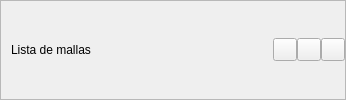
             <widget class="QFrame" name="frame_meshSubTitle2">
              <property name="frameShape">
               <enum>QFrame::Shape::StyledPanel</enum>
              </property>
              <property name="frameShadow">
               <enum>QFrame::Shadow::Raised</enum>
              </property>
              <layout class="QHBoxLayout" name="horizontalLayout_7">
               <property name="spacing">
                <number>0</number>
               </property>
               <property name="leftMargin">
                <number>10</number>
               </property>
               <property name="topMargin">
                <number>0</number>
               </property>
               <property name="rightMargin">
                <number>0</number>
               </property>
               <property name="bottomMargin">
                <number>0</number>
               </property>
               <item>
                <widget class="QLabel" name="label_cardMeshSubTitle2">
                 <property name="minimumSize">
                  <size>
                   <width>262</width>
                   <height>0</height>
                  </size>
                 </property>
                 <property name="text">
                  <string>Lista de mallas</string>
                 </property>
                 <property name="QLabelStyle" stdset="0">
                  <number>2</number>
                 </property>
                </widget>
               </item>
               <item>
                <widget class="QToolButton" name="toolButton_showHideLabel">
                 <property name="text">
                  <string/>
                 </property>
                 <property name="icon">
                  <iconset>
                   <normaloff>../resources/iconos/iconos_menu_draw_mesh/label_not.svg</normaloff>../resources/iconos/iconos_menu_draw_mesh/label_not.svg</iconset>
                 </property>
                 <property name="arrowType">
                  <enum>Qt::ArrowType::NoArrow</enum>
                 </property>
                 <property name="QToolButtonSubTitleStyle" stdset="0">
                  <number>1</number>
                 </property>
                </widget>
               </item>
               <item>
                <widget class="QToolButton" name="toolButton_showHideMesh">
                 <property name="text">
                  <string/>
                 </property>
                 <property name="icon">
                  <iconset>
                   <normaloff>../resources/iconos/iconos_menu_draw_mesh/view_draw.svg</normaloff>../resources/iconos/iconos_menu_draw_mesh/view_draw.svg</iconset>
                 </property>
                 <property name="arrowType">
                  <enum>Qt::ArrowType::NoArrow</enum>
                 </property>
                 <property name="QToolButtonSubTitleStyle" stdset="0">
                  <number>1</number>
                 </property>
                </widget>
               </item>
               <item>
                <widget class="QToolButton" name="toolButton_cardMeshSubTitle2">
                 <property name="text">
                  <string/>
                 </property>
                 <property name="icon">
                  <iconset>
                   <normaloff>../resources/iconos/iconos_menu_draw_data/minimize.svg</normaloff>../resources/iconos/iconos_menu_draw_data/minimize.svg</iconset>
                 </property>
                 <property name="arrowType">
                  <enum>Qt::ArrowType::NoArrow</enum>
                 </property>
                 <property name="QToolButtonSubTitleStyle" stdset="0">
                  <number>1</number>
                 </property>
                </widget>
               </item>
              </layout>
             </widget>
